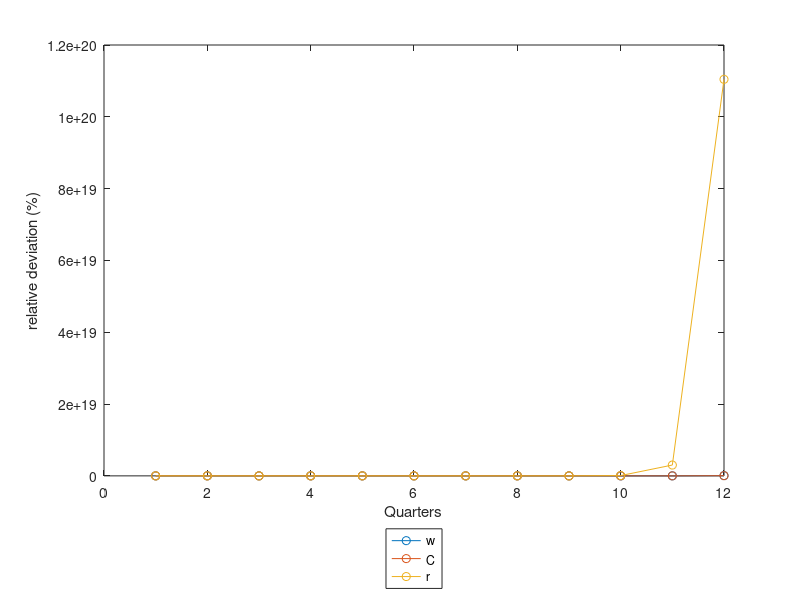

MATLAB code for this plot: (Note: this script raises an error after producing the figure.)
clear   
close all

%%%%%%%%%%%%%%%%%%%%%%%%%%%%%%%%%%%%%%%%%%%%%%%%%%%%%%%%%%%%%%%
%              Money, New-Keynesian macroeconomics            %
%                    and the business cycle                   %
%                                                             %
%                  J.-O. Hairault, F. Portier                 %
%               European Economic Review, 1993                %
%                                                             %
% ------------------------------------------------------------%
%                     Replication Code by                     %
%    Alais Martin-Baillon, Antoine Mayerowitz, Arthur Stalla  %
%                          Fall 2016                          %
%%%%%%%%%%%%%%%%%%%%%%%%%%%%%%%%%%%%%%%%%%%%%%%%%%%%%%%%%%%%%%%

%%%%%%%%%%%%%%%%%%%%%%%%%%%%%%%%%%%%%%%%%%%%%%%%%%%%%%%%%%%%%%%
%%                     Country Choice                        %%
%%%%%%%%%%%%%%%%%%%%%%%%%%%%%%%%%%%%%%%%%%%%%%%%%%%%%%%%%%%%%%%

cntrymap = containers.Map([1,2],{'France','USA'}); % Map the selected number with country name (To display country name later)
prompt= 'Type the number of the country you want to simulate and press Enter: \n 1:France[default] \n 2:USA \n'; % Ask the user to choose a country

% Stock the selected country and check that the user has entered a legit value :
cntryid = input(prompt);
if isempty(cntryid) % test if empty
    cntryid = 1;
elseif cntryid==1 || cntryid==2 % test if != 1 or 2
else
    cntryid = 1;
end
country = cntrymap(cntryid); % Stock the country name
fprintf('The model will be simulated for %s\n ',country);


%%%%%%%%%%%%%%%%%%%%%%%%%%%%%%%%%%%%%%%%%%%%%%%%%%%%%%%%%%%%%%%
%%              Calibration and steady state                 %%
%%%%%%%%%%%%%%%%%%%%%%%%%%%%%%%%%%%%%%%%%%%%%%%%%%%%%%%%%%%%%%%

%      |  US  | |  FR  |
param=[ 0.95     0.98  ;    % rho_an
        0.95     0.99  ;    % rho_ap
        0.009    0.009 ;    % epsilon_an
        0.008    0.0058;    % epsilon_ap
        1.014    1.028 ;    % g_barre
        0.377    0.50  ;    % rho_g
        0.009    0.0098;    % epsilon_g
        0.2      0.2   ;    % H
        0.3      0.335 ;    % alpha 
        0.025    0.0125;    % delta
        -1/3     -1/3  ;    % a
        1/9      1/9   ;    % sigma
        0.197    0.225 ;    % gamma
        0.1      0.25  ;    % MPY
        1        1     ;    % phi
        0.1      0.007 ;    % MC
        0.988    0.988 ;    % beta
        0        0     ;];  % zeta

if cntryid == 1 
	calib = num2cell(param(:,2));
else
	calib = num2cell(param(:,1)); 
end	

% Declare variables
[rho_an rho_ap epsilon_an epsilon_ap g_barre rho_g epsilon_g H alpha delta a sigma gamma MPY phi MC beta zeta] = calib{:};


rho_a = rho_ap; % We suppose this for the moment. We should let the user decide.
epsilon_a = epsilon_ap;
A_barre = 1; 

z = (1/beta) - 1 + delta; 

KY = (alpha / (1 + gamma )) * (1/z) ; 
CY = 1 - delta * KY  ; 

Y = KY^(alpha/(1-alpha))*H;
C = CY* Y ;
K = KY * Y ; 

w = ((1-alpha)/ (1+gamma))* (Y/H) ;
gamma_2 = - ( 1 - g_barre * (1 + z - delta) ) * ( MPY / CY )^( 1/sigma ) ;
vP = gamma / (1 + gamma) ;  
mu = gamma;

MP = MPY * Y ;
MPY=0.25;

% Change in variables
Avar = (1+ sigma * ( a - 1)) / sigma;
Bvar = (1 - g_barre * (1 + z - delta ))* MP/C;
Cvar = (1 + sigma * ( a - 1))/ (sigma * (C^((sigma-1)/sigma) + gamma_2*(MP^((sigma-1)/sigma))));
Dvar = (g_barre / beta ) - 1;
Evar = (K*(delta - z) - w * H + C)^(-1);


%%%%%%%%%%%% Display parameters value %%%%%%%%%%%%

disp(' ');
param1=[alpha beta delta H rho_ap rho_g gamma sigma];
param2=[Y     C     K     w      z   MP ];
disp('    alpha     beta  	delta 	   H   	   rho_a    rhog     gamma      sigma'); 
disp(' ');
disp(param1);
disp(' ');
disp('    Y         C   	K  	  w       z	       MP ');
disp(param2);



%%%%%%%%%%%%%%%%%%%%%%%%%%%%%%%%%%%%%%%%%%%%%%%%%%%%%%%%%%%%%%%
%%		   	Linearized Model in Matrix Form 				 %%
%%%%%%%%%%%%%%%%%%%%%%%%%%%%%%%%%%%%%%%%%%%%%%%%%%%%%%%%%%%%%%%

M1=zeros(7,7); 
M2=zeros(7,5);
M3=zeros(7,2);


M4I = zeros(5,5);
M4L = zeros(5,5);
M5I = zeros(5,7); 
M5L = zeros(5,7); 
M6I = zeros(5,2);
M6L = zeros(5,2);


%%%%%%%%%%%% STATIC EQUATIONS %%%%%%%%%%%%
% Equation 23
M1(1,1) = (Avar/(1-Bvar)) - 1/sigma;
M1(1,7) = (Avar*Bvar)/(1-Bvar);

M2(1,2) = (Avar*Bvar)/(1-Bvar);
M2(1,5) = 1;

% Equation 24 
M1(2,2) = (zeta * H)/(1-H);
M1(2,3) = 1;

M2(2,5) = -1;

%Equation 40
M1(3,7) = 1;

M2(3,:) = [0 1 -1 0 0];

M3(3,2) = 1;

% Equation 30
M1(4,:) = [0 1 1 0 -1 0 0];

M2(4,4) = -mu/(1+ mu);

% Equation 31
M1(5,:) = [0 0 0 1 -1 0 0];

M2(5,1) = -1;
M2(5,4) = - mu/(1+mu);

% Equation 34
M1(6,2) = alpha - 1;
M1(6,5) = 1;

M2(6,1) = alpha;

M3(6,1) = 1;

% % Equation 35
M1(7,2) = H*w;
M1(7,3) = H*w;
M1(7,4) = z*K;
M1(7,5) = -Y;
M1(7,6) =Y -w*H - z*K;

M2(7,1) = -z*K;


%%%%%%%%%%%% DYNAMICS EQUATIONS %%%%%%%%%%%%

% Equation 26 -> OK
M4I(1,5) = 1;
M4L(1,5) = -1;

M5I(1,4) = -1 - beta * ( delta - 1);

% Equation 27

M4I(2,1) = Evar * K;
M4L(2,1) = Evar*K*(delta-1-z);

M5L(2,:) = [-Evar*C Evar*w*H Evar*w*H Evar*z*K 0 1 0];

% Equation 32
M4L(3,4) = Y/(1+mu);

M5I(3,7) = phi*beta*g_barre^3;
M5L(3,7) = -phi*g_barre^2;

%Equation 25 
M5I(5,1) = -( Dvar*Cvar*C^( (sigma-1)/sigma ) );
M5I(5,4) = g_barre*z;
M5I(5,7) = (Dvar + 1 +Dvar*( (-1/sigma) + gamma_2 * Cvar*(MP)^((sigma-1)/sigma)) );

M4I(5,2) = Dvar* ( (-1/sigma) + gamma_2 * Cvar*(MP)^((sigma-1)/sigma) );
M4I(5,5) = -Dvar;


% Equation 40 bis magique
M4I(4,2) = 1;
M4L(4,3) = -1;

%%%%%%%%%%%%%%%%%%%%%%%%%%%%%%%%%%%%%%%%%%%%%%%%%%%%%%%%%%%%%%%
%%                      Reduced Form                 	     %%
%%%%%%%%%%%%%%%%%%%%%%%%%%%%%%%%%%%%%%%%%%%%%%%%%%%%%%%%%%%%%%%
M40 = M4I - M5I*inv(M1)*M2;
M41 = M4L - M5L*inv(M1)*M2;


M50 = M6I + M5I*inv(M1)*M3;
M51 = M6L + M5L*inv(M1)*M3;

% Reduces form model:
% S(t+1) = ( W * S(t) ) + ( R * E(t+1) ) + ( Q * E(t) )
% with S the vector of state variables and E the matrix of exogenous
% variables.

W = -inv(M40)*M41;
R = inv(M40)*M50;
Q = inv(M40)*M51;

%%%%%%%%%%%%%%%%%%%%%%%%%%%%%%%%%%%%%%%%%%%%%%%%%%%%%%%%%%%%%%%
%%                      	Eigenvalues            			  %
%%%%%%%%%%%%%%%%%%%%%%%%%%%%%%%%%%%%%%%%%%%%%%%%%%%%%%%%%%%%%%%
[P,D]=eigs(W); % eigs() function gives eigenvalues in increasing order
EIG = eigs(W);

UR = numel(EIG(abs(EIG)==1));
back = numel(EIG(abs(EIG)<1));

if UR ~= 0,
    disp('Unit Root(s) !')
else
    disp('No unit root :) ')
end

disp('Backward variables ')
disp(back)
disp('Forward variables  ')
disp(numel(EIG)-(back + UR))
pause

disp('Eigenvalues:')
disp(EIG);

if back == 2 && 5-(back + UR) == 3
    disp('Blanchard-Kahn Conditions are met !')
end

%%%%%%%%%%%%%%%%%%%%%%%%%%%%%%%%%%%%%%%%%%%%%%%%%%%%%%%%%%%%%%%
%%                     	Saddle Path                			  %
%%%%%%%%%%%%%%%%%%%%%%%%%%%%%%%%%%%%%%%%%%%%%%%%%%%%%%%%%%%%%%%

% The purpose of this section is to substitute the equations for which
% |eigenvalue| > 1.
% In order to achieve this we must solve forward the equations of m(t+1),
% mu(t), and lambda(t).
% The following code follows the method discussed by King, Plosser & Rebelo and
% Cochrane and is based on the seminal work of Blanchard and Kahn.
%
% We try to keep the same notation as in the original article to keep the
% reading understandable.

% We are looking for a solution of the form S(t+1) = M*S(t) <=>
%
% | k(t+1) |   |    ?_s        ?_e      |   | k(t) |
% | m(t+1) |   |   (2x2)      (2x2)     |   | m(t) |
% |        | = |                        | * |      |
% | A(t+1) |   |  0     0   ?(A)    0   |   | A(t) |
% | g(t+1) |   |  0     0   0     ?(g)  |   | g(t) |

P1 = inv(P);

RHO = [rho_a 0 ; 0 rho_g];

% -------------------------------------------
% PIs computation

% We decompose P1 into 3 matrices in order to decompose predetermined and jump
% variables and we'll get
%             |             |
%             |  Pss   Psa  |
%             | (1x2) (1x2) |
%   inv(P)=   |             | 
%             |  Pas   Paa  |
%             | (1x2) (1x2) |
%             |             |
Pss = P1(1:2,1:2);
Psa = P1(1:2,3:5);
Pas = P1(3:5,1:2);
Paa = P1(3:5,3:5);

% We split W into 2 systems of equation. W1 is the equations describing the
% dynamics of [k(t+1) , m(t+1)] and W2 that describes the dynamics of the costate variables.
%         |   W1  |
%         | (2x5) |
%    W  = |       |
%         |   W2  |
%         | (3,5) |
W1 = W(1:2,:);
W2 = W(3:5,:);

% We split W1 to isolate the dynamics of [k(t+1) ; m(t+1)] that depends
% on its past values (W11) and (W12) that depends on exogenous variables.
%                 |   W11    W12  |   | k(t)  |
%                 |  (2x2)  (2x3) |   | m(t)  |
%    W * ?(t) =   |               | * | m(t+1)|
%                 |       W2      |   | A(t)  |
%                 |     (3,5)     |   | g(t)  |
W11 = W1(:,1:2);
W12 = W1(:,3:5);

% We can now compute ?_s :
PIs = W11 - W12*inv(Paa)*Pas;

% -------------------------------------------
% PIe computation

% We now want to express the forward variables as a linear combination of
% shocks.

% We save the eigenvalue corresponding to each forward variable.
mu_m = EIG(3);
mu_mu = EIG(4);
mu_l = EIG(5);

% Here we compute a critical matrix to solve the model.
% CL expresses the forward variables in term of shocks.
% It is a direct application of the transversality condition to the model
% in order to keep it converging.

% To simplify our resolution we can express R*E(t+1) + Q*E(t) = C*E(t).
% This is possible because we suppose AR() process on exogenous variables
C = P1*R*RHO+P1*Q;
C = C(3:5,:); % We just want to keep the dynamic of our forward variables (i.e. last 3 equations)


% The computation of CL is given by :
CL = [ -C(1,1)*1/(mu_m - rho_a)  -C(1,2)*1/(mu_m - rho_g);
       -C(2,1)*1/(mu_mu - rho_a) -C(2,2)*1/(mu_mu - rho_g);
       -C(3,1)*1/(mu_l - rho_a)  -C(3,2)*1/(mu_l - rho_g)];

% We can now substitute CL and find our ?_e matrix
PIe = (W12 * inv(Paa)*CL) + ( R(1:2,:) * RHO ) + Q(1:2,:);

% We can fully identify our state variables dynamic
M = [PIs PIe ; zeros(2) RHO];


% -------------------------------------------
% Control variables dynamics

%% PId matrix:

V = -inv(Paa)*Pas;
U = inv(Paa)*CL;

mu = [V(2,1:2) U(2,1:2)];
lambda = [V(3,1:2) U(3,1:2)];

% last 2 lines of PI
PID = zeros(9,4);
PID(8,:) = mu;
PID(9,:) = lambda;

X = inv(M1)*M2;
Y = inv(M1)*M3;
Z = X(:,3:5)*inv(Paa)*Pas;

G1 = X(:,1)-Z(:,1);
G2 = X(:,2)-Z(:,2);
G3 = X(:,3:5)*inv(Paa)*CL+Y;

PID(1:7,:) = [G1 G2 G3];

%%%%%%%%%%%%%%%%%%%%%%%%%%%%%%%%%%%%%%%%%%%%%%%%%%%
%%             Impulse Response Function         %%
%%%%%%%%%%%%%%%%%%%%%%%%%%%%%%%%%%%%%%%%%%%%%%%%%%% 

% -------------------------------------------
% Initialization

nrep = 12; % Periods

% 1% shock
%       k   m   A   g
shock=[ 0 ; 0 ; 0 ; 1 ];

% --------------------------------------------
% Compute state and control variables

for i = 1:nrep+1
    Rd(:,i) = (PID*M^(i-1))*shock; % Control variables response to shock.
    Rstate(:,i) = (M^(i-1))*shock; % State variables response to shock.
end

% --------------------------------------------
% Extract series from previous matrices

series = {'C' 'H' 'w' 'z' 'Y' 'pi' 'f' 'mu'};

for i = 1:length(series)
    irf.( series{i} ) = Rd( i , 1:nrep )';
end

irf.z  = Rd(4,2:(nrep+1))';
irf.I  = (irf.Y - CY*irf.C)/CY;

% --------------------------------------------
% Plot figures

figure
plot(1:nrep,[irf.w,irf.C,irf.z],'-o');
legend('w','C','r','Location','southoutside');
xlabel('Quarters');
ylabel('relative deviation (%)');
set(gcf, 'Color', [1,1,1]);
hline = refline([0 0]);
set(hline,'LineStyle','--','color','black');

figure
plot(1:nrep,[irf.pi,irf.mu],'-o');
legend('pi','mu','Location','southoutside');
xlabel('Quarters');
ylabel('relative deviation (%)');
set(gcf, 'Color', [1,1,1]);

figure
plot(1:nrep,[irf.H,irf.Y,irf.I],'-o');
legend('H','Y','I','Location','southoutside');
xlabel('Quarters');
ylabel('relative deviation (%)');
set(gcf, 'Color', [1,1,1]);
hline = refline([0 0]);
set(hline,'LineStyle','--','color','black');

figure
plot(1:nrep,[irf.f,irf.z],'-o');
legend('inflation','interest rates','Location','southoutside');
xlabel('Quarters');
ylabel('relative deviation (%)');
set(gcf, 'Color', [1,1,1]);
hline = refline([0 0]);
set(hline,'LineStyle','--','color','black');


%%%%%%%%%%%%%%%%%%%%%%%%%%%%%%%%%%%%%%%%%%%%%%%%%%%
%%              Stochastic Simulation            %%
%%%%%%%%%%%%%%%%%%%%%%%%%%%%%%%%%%%%%%%%%%%%%%%%%%%

nsimul = 100; % Number of simulations

nlong=100; % Number of periods in each simulations

% --------------------------------------------
% Technology and money growth process

% Drawing innovations
aleaa = normrnd(0,epsilon_a,nlong,nsimul);
aleag = normrnd(0,epsilon_g,nlong,nsimul);

% Drawing autoregressive processes
epsa(1,:) = aleaa(1,:);
epsg(1,:) = aleag(1,:);

for t=2:nlong
    epsa(t,:) = rho_a*epsa(t-1,:) + aleaa(t);
    epsg(t,:) = rho_g*epsg(t-1,:) + aleag(t);
end

% --------------------------------------------
% Simulation of the model

h = waitbar(0,'Simulations are running, please wait...');
for j=1:nsimul
    waitbar(j / nsimul)
    
    S(:,1)=[0;0]; % State variables initialization
    for i=2:nlong;
        S(:,i)=M(1:2,1:2)*S(:,i-1)+M(1:2,3)*epsa(i-1,j)+M(1:2,4)*epsg(i-1,j); % We compute the dynamics of the state variables
    end;
    
    for i=1:nlong;
        CC(i,j) = PID(1,1:2)*S(:,i)+PID(1,3)*epsa(i,j)+PID(1,4)*epsg(i,j);
        HC(i,j) = PID(2,1:2)*S(:,i)+PID(2,3)*epsa(i,j)+PID(2,4)*epsg(i,j);
        WC(i,j) = PID(3,1:2)*S(:,i)+PID(3,3)*epsa(i,j)+PID(3,4)*epsg(i,j);
        RC(i,j) = PID(4,1:2)*S(:,i)+PID(4,3)*epsa(i,j)+PID(4,4)*epsg(i,j);
        YC(i,j) = PID(5,1:2)*S(:,i)+PID(5,3)*epsa(i,j)+PID(5,4)*epsg(i,j);
        PC(i,j) = PID(6,1:2)*S(:,i)+PID(6,3)*epsa(i,j)+PID(6,4)*epsg(i,j);
        FC(i,j) = PID(7,1:2)*S(:,i)+PID(7,3)*epsa(i,j)+PID(7,4)*epsg(i,j);
        IC(i,j) = (YC(i,j)-CY*CC(i,j))/CY;
    end
end
close(h)


%%%%%% Moments computation %%%%%%%
% HP filter
[~,CCe] = hpfilter(CC,1600);
[~,HCe] = hpfilter(HC,1600);
[~,WCe] = hpfilter(WC,1600);
[~,RCe] = hpfilter(RC,1600);
[~,YCe] = hpfilter(YC,1600);
[~,PCe] = hpfilter(PC,1600);
[~,FCe] = hpfilter(FC,1600);
[~,ICe] = hpfilter(IC,1600);

% Standard deviation
CCsd = mean(std(CCe));
HCsd = mean(std(HCe));
WCsd = mean(std(WCe));
RCsd = mean(std(RCe));
YCsd = mean(std(YCe));
PCsd = mean(std(PCe));
FCsd = mean(std(FCe));
ICsd = mean(std(ICe));


%% Plot 1 of the simulations

figure
subplot(221),plot(1:nlong,[CC(:,1),YC(:,1)]);
legend('Consumption','Output','Location','southoutside');
title('Revenu and consumption')
xlabel('Quarters')
ylabel('% Dev.')
set(gcf, 'Color', [1,1,1]);

subplot(222),plot(YC(:,1));
title('Output')
xlabel('Quarters')
ylabel('% Dev.')
set(gcf, 'Color', [1,1,1]);

subplot(223),plot(WC(:,1));
title('Wages')
xlabel('Quarters')
ylabel('% Dev.')
set(gcf, 'Color', [1,1,1]);

subplot(224),plot(HC(:,1));
title('Hours')
xlabel('Quarters')
ylabel('% Dev.')
set(gcf, 'Color', [1,1,1]);

figure
subplot(221),plot(aleaa(:,1));
title('White noise, Technology')
xlabel('Quarters')
ylabel('% Dev.')
set(gcf, 'Color', [1,1,1]);

subplot(222),plot(aleag(:,1));
title('White noise, Money growth')
xlabel('Quarters')
ylabel('% Dev.')
set(gcf, 'Color', [1,1,1]);

subplot(223),plot(epsa(:,1));
title('Total factor productivity')
xlabel('Quarters')
ylabel('% Dev.')
set(gcf, 'Color', [1,1,1]);

subplot(224),plot(epsg(:,1));
title('Money growth rate')
xlabel('Quarters')
ylabel('% Dev.')
set(gcf, 'Color', [1,1,1]);

figure
plot(1:nlong,[FC(:,1), RC(:,1), epsg(:,1)]);
legend('inflation','interest rate','money growth rate','Location','southoutside');
xlabel('Quarters');
ylabel('relative deviation (%)');
set(gcf, 'Color', [1,1,1]);